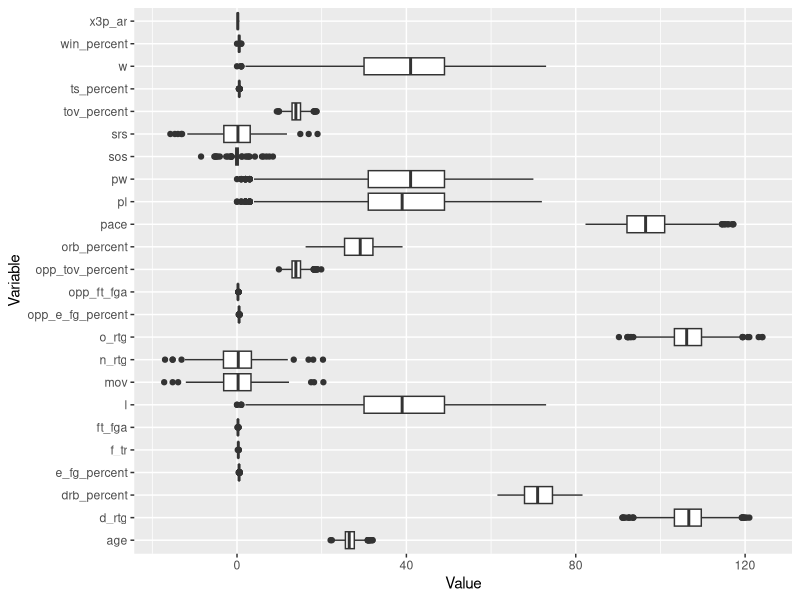

Write R code to recreate this figure.
library(tidyverse)
library(corrplot)

# Import CSV file
team_data <- read.csv("Team Summaries.csv")

# Assuming team_data has columns 'w' for wins and 'l' for losses
team_data <- team_data %>%
  mutate(win_percent = w / (w + l))

# Display the first few rows of the data
#head(team_data)

# Data summary to get an overview
#summary(team_data)


# deselect all old entries (below 1973)
team_data <- team_data %>% 
  filter(season >= 1972)


# delete all 'League average' entries
team_data <- team_data %>%
  filter(team != "League Average")

# look at the numeric variables
numeric_cols <- team_data %>%select_if(is.numeric)

numeric_cols_excl <- team_data %>% select(-attend, -attend_g, -season) %>% select_if(is.numeric)

numeric_data <- gather(numeric_cols_excl, key = "Variable", value = "Value")



ggplot(numeric_data, aes(x = Variable, y = Value)) +
  geom_boxplot() +
  coord_flip() + # Rotate for readability
  labs(x = "Variable", y = "Value")


# add missing values


# ======== replace NA in column 'x3p_ar' by averaging the values of ABA of each year =======

average_x3p_ar <- aggregate(x3p_ar ~ season, data = team_data, FUN = mean, na.rm = TRUE)

team_data_copy <- merge(team_data, average_x3p_ar, by = "season", all.x = TRUE, suffixes = c("", "_mean"))

team_data_copy$x3p_ar <- ifelse(is.na(team_data_copy$x3p_ar), team_data_copy$x3p_ar_mean, team_data_copy$x3p_ar)

team_data_copy <- subset(team_data_copy, select = -x3p_ar_mean)


# => reduce the number of NA from 153 to 66!


# ======== same for 'tov_percent' ===================

average_tov_percent <- aggregate(tov_percent ~ season, data = team_data_copy, FUN = mean, na.rm = TRUE)

team_data_copy <- merge(team_data_copy, average_tov_percent, by = "season", all.x = TRUE, suffixes = c("", "_mean"))

team_data_copy$tov_percent <- ifelse(is.na(team_data_copy$tov_percent), team_data_copy$tov_percent_mean, team_data_copy$tov_percent)

team_data_copy <- subset(team_data_copy, select = -tov_percent_mean)

# => reduce the number of NA from 34 to 0!


# ======== same for 'opp_tov_percent' ===================

average_opp_tov_percent <- aggregate(opp_tov_percent ~ season, data = team_data_copy, FUN = mean, na.rm = TRUE)

team_data_copy <- merge(team_data_copy, average_opp_tov_percent, by = "season", all.x = TRUE, suffixes = c("", "_mean"))

team_data_copy$opp_tov_percent <- ifelse(is.na(team_data_copy$opp_tov_percent), team_data_copy$opp_tov_percent_mean, team_data_copy$opp_tov_percent)

team_data_copy <- subset(team_data_copy, select = -opp_tov_percent_mean)

# => reduce the number of NA from 34 to 0!




# ======== same for 'orb_percent' ===================

average_orb_percent <- aggregate(orb_percent ~ season, data = team_data_copy, FUN = mean, na.rm = TRUE)

team_data_copy <- merge(team_data_copy, average_orb_percent, by = "season", all.x = TRUE, suffixes = c("", "_mean"))

team_data_copy$orb_percent <- ifelse(is.na(team_data_copy$orb_percent), team_data_copy$orb_percent_mean, team_data_copy$orb_percent)

team_data_copy <- subset(team_data_copy, select = -orb_percent_mean)

# => reduce the number of NA from 34 to 0!



